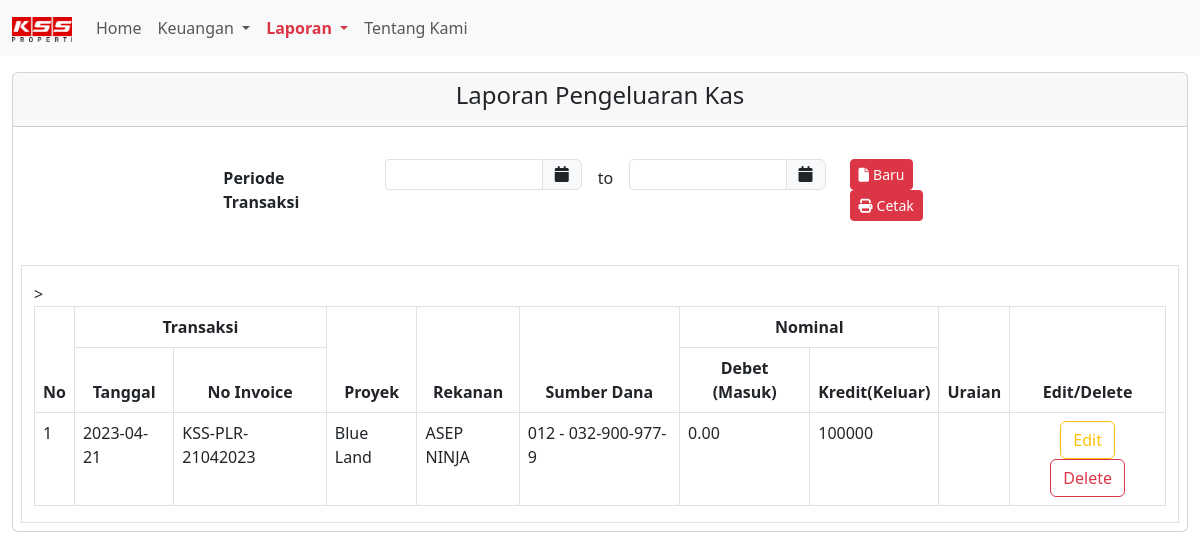
The page /laporan-pengeluaran.php on the database as committed earlier.
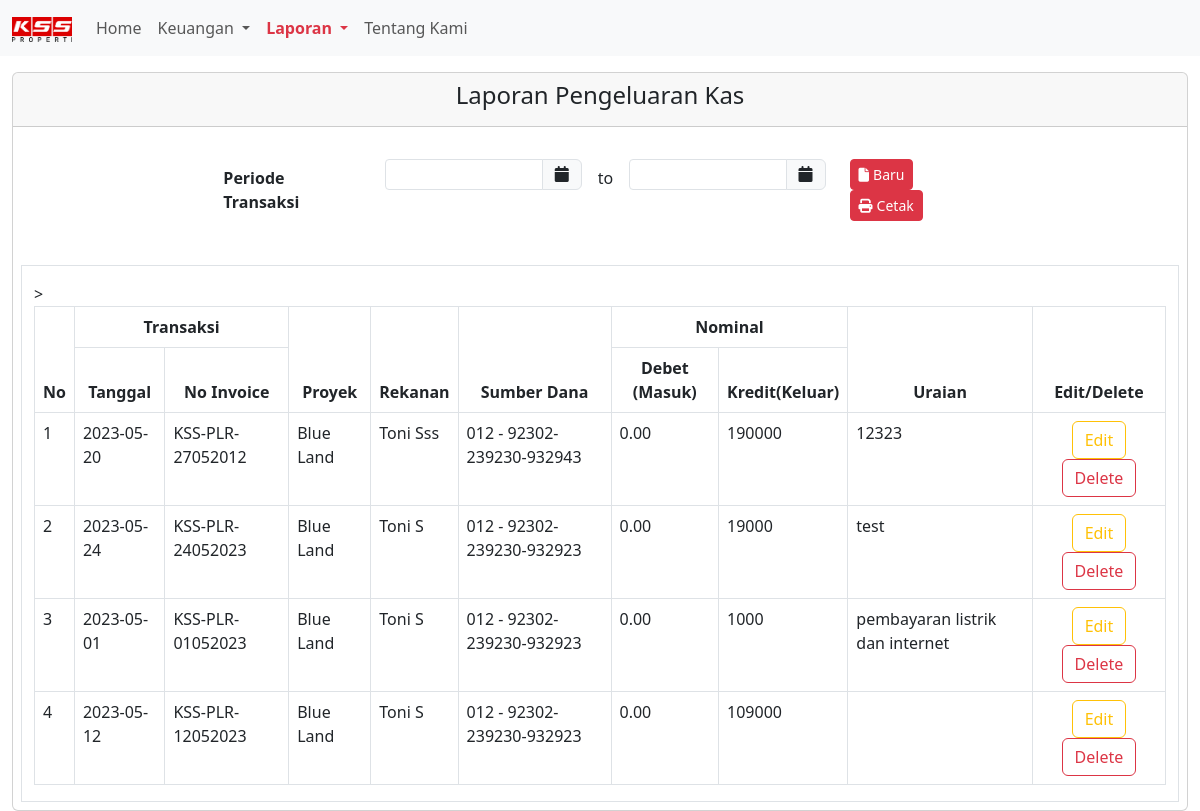
The same page on the database as committed later.
### tables this page shows
CREATE TABLE `pengeluaran_kas` (
  `id_pengeluaran` int NOT NULL,
  `payment` varchar(255) DEFAULT NULL,
  `no_invoice` varchar(255) DEFAULT NULL,
  `tanggal` date DEFAULT NULL,
  `cara_bayar` varchar(255) DEFAULT NULL,
  `kode_bank` varchar(255) DEFAULT NULL,
  `no_rekening` varchar(255) DEFAULT NULL,
  `no_giro` varchar(255) DEFAULT NULL,
  `kode_bayar` varchar(255) NOT NULL,
  `nama_dibayar` varchar(255) NOT NULL,
  `proyek` varchar(255) DEFAULT NULL,
  `kode_proyek` varchar(255) DEFAULT NULL,
  `nilaiPengeluaran` int DEFAULT NULL,
  `ppn` int DEFAULT NULL,
  `materai` int DEFAULT NULL,
  `total_pengeluaran` int DEFAULT NULL,
  `pot_pph` int DEFAULT NULL,
  `pot_lain` int DEFAULT NULL,
  `total_bayar` int DEFAULT NULL,
  `uraian` varchar(255) DEFAULT NULL
);

CREATE TABLE `proyek` (
  `id` int NOT NULL,
  `nama` varchar(255) NOT NULL
);

### function.php (called while the page is built, shortened)
<?php
require "koneksi.php";
function query($query)
{
    global $conn;
    $result = mysqli_query($conn, $query);
    $rows = [];
    while ($row = mysqli_fetch_assoc($result)) {
        $rows[] = $row;
    }
    return $rows;
}

### laporan-pengeluaran.php (the view, shortened to what this page needs)
<?php
require "function.php";
$pengeluaran = query("SELECT * FROM pengeluaran_kas LEFT JOIN proyek ON pengeluaran_kas.proyek = proyek.id");
?>
<!DOCTYPE html>
<html lang="en">
<head>
  <link rel="stylesheet" href="./src/style/global.css" />
  <link rel="stylesheet" href="./src/bootstrap/bootstrap.min.css" />
  <link rel="stylesheet" href="./src/style/all.min.css" />
  <link rel="stylesheet" href="//code.jquery.com/ui/1.13.2/themes/base/jquery-ui.css">
</head>
<body>
  <nav class="navbar navbar-expand-lg bg-body-tertiary mb-3 sticky-top">
    <div class="container-fluid">
      <a class="navbar-brand" href="halaman.php"><img src="src/image/NEW-LOGO-KSS.png" alt="KSS-LOGO" width="60" height="25" /></a>
      <div class="collapse navbar-collapse" id="navbarSupportedContent">
        <ul class="navbar-nav me-auto mb-2 mb-lg-0">
          <li class="nav-item">
            <a class="nav-link" aria-current="page" href="halaman.php">Home</a>
          </li>
          <li class="nav-item dropdown">
            <a class="nav-link dropdown-toggle" href="#" role="button" data-bs-toggle="dropdown" aria-expanded="false">
              Keuangan
            </a>
          </li>
          <li class="nav-item dropdown">
            <a class="nav-link dropdown-toggle active" href="#" role="button" data-bs-toggle="dropdown" aria-expanded="false">
              Laporan
            </a>
          </li>
          <li class="nav-item">
            <a class="nav-link" aria-current="page" href="tentang.php">Tentang Kami</a>
          </li>
        </ul>
      </div>
    </div>
  </nav>
  <section class="form-laporan-pengeluaran">
    <div class="container-fluid">
      <div class="card">
        <div class="card-header">
          <h4 class="text-center">Laporan Pengeluaran Kas</h4>
        </div>
        <div class="card-body">
          <div class="row">
            <div class="col-10 offset-2 mb-3 mt-3">
              <form action="print_pengeluaran.php" method="POST" target="_blank">
                <div class="row align-items-center">
                  <label for="" class="col-sm-2 col-form-label"><b>Periode Transaksi</b></label>
                  <div class="col-sm-10 d-flex">
                    <div class="col-3 me-3">
                      <div class="input-group">
                        <input type="text" id="from" name="from" class="form-control form-control-sm" data-target="#reservationdate" autocomplete="off">
                        <span class="input-group-text"><i class="fa fa-calendar"></i></span>
                      </div>
                    </div>
                    <div class="col-auto">
                      <label for="" class=" col-form-label">to</label>
                    </div>
                    <div class="col-3 ms-3">
                      <div class="input-group">
                        <input type="text" id="to" name="to" class="form-control form-control-sm" data-target="#reservationdate2" autocomplete="off">
                        <span class="input-group-text"><i class="fa fa-calendar"></i></span>
                      </div>
                    </div>
                    <div class="col-2 ms-4">
                      <button class="btn btn-danger btn-sm" type="reset" onclick="location.reload()">
                        <span class="fa fa-file me-1"></span>Baru
                      </button>
                      <button class="btn btn-danger btn-sm" id="cetak">
                        <span class=" fa fa-print me-1"></span>Cetak
                      </button>
                    </div>
                  </div>
                </div>
              </form>
            </div>
          </div>
        </div>
        <div class="col-12 mt-1">
          <div class="container-fluid p-2">
            <div class="container-fluid border border-1">
              <div class="col-12 mt-3">
                <table class="table table-bordered" id="myTable">
                  <thead>
                    <tr class="text-center">
                      <th scope="col" rowspan="2">No</th>
                      <th scope="col" colspan="2">Transaksi</th>
                      <th scope="col" rowspan="2">Proyek</th>
                      <th scope="col" rowspan="2"> Rekanan </th>
                      <th scope="col" rowspan="2">Sumber Dana</th>
                      <th scope="col" colspan="2">Nominal</th>
                      <th scope="col" rowspan="2">Uraian</th>
                      <th scope="col" rowspan="2">Edit/Delete</th>
                    </tr>
                    <tr class="text-center">
                      <th> Tanggal </th>
                      <th> No Invoice </th>>
                      <th>Debet (Masuk)</th>
                      <th>Kredit(Keluar)</th>
                    </tr>
                  </thead>
                  <tbody>
                    <?php $i = 1; ?>
                    <?php foreach ($pengeluaran as $row) : ?>
                      <td><?= $i ?></td>
                      <td><?= $row['tanggal'] ?></td>
                      <td><?= $row['no_invoice'] ?></td>
                      <td><?= $row['nama'] ?></td>
                      <td><?= $row['nama_dibayar'] ?></td>
                      <td> <?= $row['kode_bank'] ?> - <?= $row['no_rekening'] ?></td>
                      <td>0.00</td>
                      <td><?= $row['total_bayar'] ?></td>
                      <td><?= $row['uraian'] ?></td>
                      <td class="text-center">
                        <a type="button" id="edit_data" class="btn btn-outline-warning" data-bs-toggle="modal" data-bs-target="#ubahModal" data-id_pengeluaran="<?= $row['id_pengeluaran'] ?>" data-tanggal="<?= $row['tanggal'] ?>" data-no_invoice="<?= $row['no_invoice'] ?>" data-nama="<?= $row['nama'] ?>" data-nama_dibayar="<?= $row['nama_dibayar'] ?>" data-no_rekening="<?= $row['no_rekening'] ?>" data-total_bayar="<?= $row['total_bayar'] ?>" data-uraian="<?= $row['uraian'] ?>">
                          Edit
                        </a>
                        <a href="delete.php?id_pengeluaran=<?= $row['id_pengeluaran'] ?>" onclick="return confirm('Apakah anda yakin ingin menghapus data ini?')">
                          <button class="btn btn-outline-danger mx-1">Delete</button>
                        </a>
                      </td>
                      <?php $i++; ?>
                    <?php endforeach; ?>
                  </tbody>
                </table>
              </div>
            </div>
          </div>
        </div>
      </div>
    </div>
  </section>
</body>
</html>

### src/style/global.css (style rules this page uses)
:root { --primary: #dc3545; --secondary: #fff; }
*, html, body { margin: 0; padding: 0; box-sizing: border-box; }
.nav-link.active { color: var(--primary) !important; font-weight: 700; }

Rows that differ between the two databases and show on the page:
removed pengeluaran_kas: tanggal "2023-04-21", no_invoice "KSS-PLR-21042023", proyek.nama "Blue Land", nama_dibayar "ASEP NINJA", kode_bank "012", no_rekening "032-900-977-9", total_bayar "100000"
added pengeluaran_kas: tanggal "2023-05-20", no_invoice "KSS-PLR-27052012", proyek.nama "Blue Land", nama_dibayar "Toni Sss", kode_bank "012", no_rekening "92302-239230-932943", total_bayar "190000", uraian "12323"
added pengeluaran_kas: tanggal "2023-05-24", no_invoice "KSS-PLR-24052023", proyek.nama "Blue Land", nama_dibayar "Toni S", kode_bank "012", no_rekening "92302-239230-932923", total_bayar "19000", uraian "test"
added pengeluaran_kas: tanggal "2023-05-01", no_invoice "KSS-PLR-01052023", proyek.nama "Blue Land", nama_dibayar "Toni S", kode_bank "012", no_rekening "92302-239230-932923", total_bayar "1000", uraian "pembayaran listrik dan internet"
added pengeluaran_kas: tanggal "2023-05-12", no_invoice "KSS-PLR-12052023", proyek.nama "Blue Land", nama_dibayar "Toni S", kode_bank "012", no_rekening "92302-239230-932923", total_bayar "109000"
